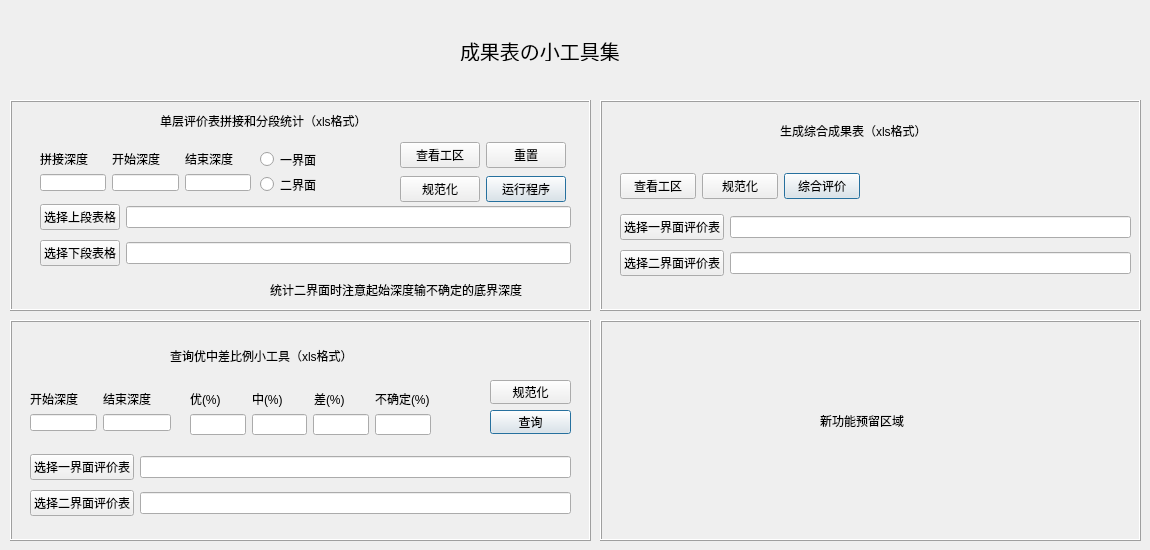
    <widget class="QWidget" name="tab_10">
     <attribute name="title">
      <string>成果表工具集</string>
     </attribute>
     <widget class="QLabel" name="label_135">
      <property name="geometry">
       <rect>
        <x>460</x>
        <y>40</y>
        <width>171</width>
        <height>21</height>
       </rect>
      </property>
      <property name="font">
       <font>
        <family>黑体</family>
        <pointsize>15</pointsize>
        <weight>50</weight>
        <italic>false</italic>
        <bold>false</bold>
       </font>
      </property>
      <property name="styleSheet">
       <string notr="true">font: 15pt &quot;黑体&quot;;</string>
      </property>
      <property name="text">
       <string>成果表の小工具集</string>
      </property>
     </widget>
     <widget class="QFrame" name="frame_10">
      <property name="geometry">
       <rect>
        <x>10</x>
        <y>100</y>
        <width>581</width>
        <height>211</height>
       </rect>
      </property>
      <property name="frameShape">
       <enum>QFrame::Box</enum>
      </property>
      <property name="frameShadow">
       <enum>QFrame::Raised</enum>
      </property>
      <widget class="QLabel" name="label_113">
       <property name="geometry">
        <rect>
         <x>150</x>
         <y>10</y>
         <width>281</width>
         <height>21</height>
        </rect>
       </property>
       <property name="styleSheet">
        <string notr="true">font: 12pt &quot;黑体&quot;;</string>
       </property>
       <property name="text">
        <string>单层评价表拼接和分段统计（xls格式）</string>
       </property>
       <property name="textFormat">
        <enum>Qt::PlainText</enum>
       </property>
      </widget>
      <widget class="QWidget" name="layoutWidget_19">
       <property name="geometry">
        <rect>
         <x>30</x>
         <y>100</y>
         <width>531</width>
         <height>70</height>
        </rect>
       </property>
       <layout class="QGridLayout" name="gridLayout_8">
        <item row="0" column="1">
         <widget class="QLineEdit" name="lineEdit_48"/>
        </item>
        <item row="1" column="0">
         <widget class="QPushButton" name="pushButton_10">
          <property name="text">
           <string>选择下段表格</string>
          </property>
         </widget>
        </item>
        <item row="0" column="0">
         <widget class="QPushButton" name="pushButton_9">
          <property name="text">
           <string>选择上段表格</string>
          </property>
         </widget>
        </item>
        <item row="1" column="1">
         <widget class="QLineEdit" name="lineEdit_52"/>
        </item>
       </layout>
      </widget>
      <widget class="QWidget" name="layoutWidget_20">
       <property name="geometry">
        <rect>
         <x>250</x>
         <y>50</y>
         <width>67</width>
         <height>44</height>
        </rect>
       </property>
       <layout class="QGridLayout" name="gridLayout_19">
        <item row="0" column="0">
         <widget class="QRadioButton" name="radioButton">
          <property name="text">
           <string>一界面</string>
          </property>
         </widget>
        </item>
        <item row="1" column="0">
         <widget class="QRadioButton" name="radioButton_2">
          <property name="text">
           <string>二界面</string>
          </property>
         </widget>
        </item>
       </layout>
      </widget>
      <widget class="QWidget" name="layoutWidget_21">
       <property name="geometry">
        <rect>
         <x>30</x>
         <y>50</y>
         <width>211</width>
         <height>41</height>
        </rect>
       </property>
       <layout class="QGridLayout" name="gridLayout_20">
        <item row="0" column="0">
         <widget class="QLabel" name="label">
          <property name="text">
           <string>拼接深度</string>
          </property>
         </widget>
        </item>
        <item row="0" column="1">
         <widget class="QLabel" name="label_98">
          <property name="text">
           <string>开始深度</string>
          </property>
         </widget>
        </item>
        <item row="0" column="2">
         <widget class="QLabel" name="label_99">
          <property name="text">
           <string>结束深度</string>
          </property>
         </widget>
        </item>
        <item row="1" column="0">
         <widget class="QLineEdit" name="lineEdit_45"/>
        </item>
        <item row="1" column="1">
         <widget class="QLineEdit" name="lineEdit_46"/>
        </item>
        <item row="1" column="2">
         <widget class="QLineEdit" name="lineEdit_47"/>
        </item>
       </layout>
      </widget>
      <widget class="QWidget" name="layoutWidget_22">
       <property name="geometry">
        <rect>
         <x>390</x>
         <y>40</y>
         <width>166</width>
         <height>66</height>
        </rect>
       </property>
       <layout class="QGridLayout" name="gridLayout_22">
        <item row="0" column="0">
         <widget class="QPushButton" name="pushButton_52">
          <property name="styleSheet">
           <string notr="true">font: 10pt &quot;黑体&quot;;</string>
          </property>
          <property name="text">
           <string>查看工区</string>
          </property>
          <property name="iconSize">
           <size>
            <width>100</width>
            <height>100</height>
           </size>
          </property>
          <property name="checkable">
           <bool>false</bool>
          </property>
          <property name="checked">
           <bool>false</bool>
          </property>
          <property name="autoRepeat">
           <bool>false</bool>
          </property>
          <property name="default">
           <bool>false</bool>
          </property>
          <property name="flat">
           <bool>false</bool>
          </property>
         </widget>
        </item>
        <item row="0" column="1">
         <widget class="QPushButton" name="pushButton_29">
          <property name="text">
           <string>重置</string>
          </property>
         </widget>
        </item>
        <item row="1" column="0">
         <widget class="QPushButton" name="pushButton_27">
          <property name="text">
           <string>规范化</string>
          </property>
         </widget>
        </item>
        <item row="1" column="1">
         <widget class="QPushButton" name="pushButton_14">
          <property name="text">
           <string>运行程序</string>
          </property>
          <property name="autoDefault">
           <bool>false</bool>
          </property>
          <property name="default">
           <bool>true</bool>
          </property>
         </widget>
        </item>
       </layout>
      </widget>
      <widget class="QLabel" name="label_125">
       <property name="geometry">
        <rect>
         <x>260</x>
         <y>180</y>
         <width>301</width>
         <height>20</height>
        </rect>
       </property>
       <property name="text">
        <string>统计二界面时注意起始深度输不确定的底界深度</string>
       </property>
      </widget>
     </widget>
     <widget class="QFrame" name="frame_22">
      <property name="geometry">
       <rect>
        <x>10</x>
        <y>320</y>
        <width>581</width>
        <height>221</height>
       </rect>
      </property>
      <property name="frameShape">
       <enum>QFrame::Box</enum>
      </property>
      <property name="frameShadow">
       <enum>QFrame::Raised</enum>
      </property>
      <widget class="QWidget" name="layoutWidget_14">
       <property name="geometry">
        <rect>
         <x>20</x>
         <y>130</y>
         <width>541</width>
         <height>70</height>
        </rect>
       </property>
       <property name="styleSheet">
        <string notr="true">font: 10pt &quot;黑体&quot;;</string>
       </property>
       <layout class="QGridLayout" name="gridLayout_42">
        <item row="1" column="1">
         <widget class="QLineEdit" name="lineEdit_76">
          <property name="styleSheet">
           <string notr="true">font: 10pt &quot;黑体&quot;;</string>
          </property>
         </widget>
        </item>
        <item row="0" column="0">
         <widget class="QPushButton" name="pushButton_59">
          <property name="styleSheet">
           <string notr="true">font: 10pt &quot;黑体&quot;;</string>
          </property>
          <property name="text">
           <string>选择一界面评价表</string>
          </property>
         </widget>
        </item>
        <item row="0" column="1">
         <widget class="QLineEdit" name="lineEdit_77">
          <property name="styleSheet">
           <string notr="true">font: 10pt &quot;黑体&quot;;</string>
          </property>
         </widget>
        </item>
        <item row="1" column="0">
         <widget class="QPushButton" name="pushButton_60">
          <property name="styleSheet">
           <string notr="true">font: 10pt &quot;黑体&quot;;</string>
          </property>
          <property name="text">
           <string>选择二界面评价表</string>
          </property>
         </widget>
        </item>
       </layout>
      </widget>
      <widget class="QLabel" name="label_137">
       <property name="geometry">
        <rect>
         <x>160</x>
         <y>20</y>
         <width>271</width>
         <height>31</height>
        </rect>
       </property>
       <property name="styleSheet">
        <string notr="true">font: 12pt &quot;黑体&quot;;</string>
       </property>
       <property name="text">
        <string>查询优中差比例小工具（xls格式）</string>
       </property>
       <property name="textFormat">
        <enum>Qt::PlainText</enum>
       </property>
      </widget>
      <widget class="QWidget" name="layoutWidget_17">
       <property name="geometry">
        <rect>
         <x>20</x>
         <y>70</y>
         <width>141</width>
         <height>41</height>
        </rect>
       </property>
       <layout class="QGridLayout" name="gridLayout_44">
        <item row="0" column="0">
         <widget class="QLabel" name="label_141">
          <property name="styleSheet">
           <string notr="true">font: 10pt &quot;黑体&quot;;</string>
          </property>
          <property name="text">
           <string>开始深度</string>
          </property>
         </widget>
        </item>
        <item row="0" column="1">
         <widget class="QLabel" name="label_142">
          <property name="styleSheet">
           <string notr="true">font: 10pt &quot;黑体&quot;;</string>
          </property>
          <property name="text">
           <string>结束深度</string>
          </property>
         </widget>
        </item>
        <item row="1" column="0">
         <widget class="QLineEdit" name="lineEdit_78">
          <property name="styleSheet">
           <string notr="true">font: 10pt &quot;黑体&quot;;</string>
          </property>
         </widget>
        </item>
        <item row="1" column="1">
         <widget class="QLineEdit" name="lineEdit_79">
          <property name="styleSheet">
           <string notr="true">font: 10pt &quot;黑体&quot;;</string>
          </property>
         </widget>
        </item>
       </layout>
      </widget>
      <widget class="QWidget" name="layoutWidget">
       <property name="geometry">
        <rect>
         <x>480</x>
         <y>60</y>
         <width>81</width>
         <height>54</height>
        </rect>
       </property>
       <layout class="QGridLayout" name="gridLayout_17">
        <item row="1" column="1">
         <widget class="QPushButton" name="pushButton_61">
          <property name="styleSheet">
           <string notr="true">font: 10pt &quot;黑体&quot;;</string>
          </property>
          <property name="text">
           <string>查询</string>
          </property>
          <property name="autoDefault">
           <bool>false</bool>
          </property>
          <property name="default">
           <bool>true</bool>
          </property>
         </widget>
        </item>
        <item row="0" column="1">
         <widget class="QPushButton" name="pushButton_66">
          <property name="text">
           <string>规范化</string>
          </property>
         </widget>
        </item>
       </layout>
      </widget>
      <widget class="QWidget" name="">
       <property name="geometry">
        <rect>
         <x>180</x>
         <y>70</y>
         <width>241</width>
         <height>45</height>
        </rect>
       </property>
       <layout class="QGridLayout" name="gridLayout_50">
        <item row="0" column="0">
         <layout class="QGridLayout" name="gridLayout_43">
          <item row="0" column="0">
           <widget class="QLabel" name="label_26">
            <property name="styleSheet">
             <string notr="true">font: 10pt &quot;黑体&quot;;</string>
            </property>
            <property name="text">
             <string>优(%)</string>
            </property>
           </widget>
          </item>
          <item row="0" column="1">
           <widget class="QLabel" name="label_138">
            <property name="styleSheet">
             <string notr="true">font: 10pt &quot;黑体&quot;;</string>
            </property>
            <property name="text">
             <string>中(%)</string>
            </property>
           </widget>
          </item>
          <item row="0" column="2">
           <widget class="QLabel" name="label_139">
            <property name="styleSheet">
             <string notr="true">font: 10pt &quot;黑体&quot;;</string>
            </property>
            <property name="text">
             <string>差(%)</string>
            </property>
           </widget>
          </item>
          <item row="0" column="3">
           <widget class="QLabel" name="label_140">
            <property name="styleSheet">
             <string notr="true">font: 10pt &quot;黑体&quot;;</string>
            </property>
            <property name="text">
             <string>不确定(%)</string>
            </property>
           </widget>
          </item>
         </layout>
        </item>
        <item row="1" column="0">
         <layout class="QGridLayout" name="gridLayout_45">
          <item row="0" column="2">
           <widget class="QLineEdit" name="lineEdit_80">
            <property name="styleSheet">
             <string notr="true">font: 10pt &quot;黑体&quot;;</string>
            </property>
           </widget>
          </item>
          <item row="0" column="1">
           <widget class="QLineEdit" name="lineEdit_81">
            <property name="styleSheet">
             <string notr="true">font: 10pt &quot;黑体&quot;;</string>
            </property>
           </widget>
          </item>
          <item row="0" column="3">
           <widget class="QLineEdit" name="lineEdit_82">
            <property name="styleSheet">
             <string notr="true">font: 10pt &quot;黑体&quot;;</string>
            </property>
           </widget>
          </item>
          <item row="0" column="0">
           <widget class="QLineEdit" name="lineEdit_83">
            <property name="styleSheet">
             <string notr="true">font: 10pt &quot;黑体&quot;;</string>
            </property>
           </widget>
          </item>
         </layout>
        </item>
       </layout>
      </widget>
     </widget>
     <widget class="QFrame" name="frame_23">
      <property name="geometry">
       <rect>
        <x>600</x>
        <y>100</y>
        <width>541</width>
        <height>211</height>
       </rect>
      </property>
      <property name="frameShape">
       <enum>QFrame::Box</enum>
      </property>
      <property name="frameShadow">
       <enum>QFrame::Raised</enum>
      </property>
      <widget class="QWidget" name="layoutWidget_8">
       <property name="geometry">
        <rect>
         <x>20</x>
         <y>110</y>
         <width>511</width>
         <height>70</height>
        </rect>
       </property>
       <property name="styleSheet">
        <string notr="true">font: 10pt &quot;黑体&quot;;</string>
       </property>
       <layout class="QGridLayout" name="gridLayout_41">
        <item row="1" column="1">
         <widget class="QLineEdit" name="lineEdit_73">
          <property name="styleSheet">
           <string notr="true">font: 10pt &quot;黑体&quot;;</string>
          </property>
         </widget>
        </item>
        <item row="0" column="0">
         <widget class="QPushButton" name="pushButton_54">
          <property name="styleSheet">
           <string notr="true">font: 10pt &quot;黑体&quot;;</string>
          </property>
          <property name="text">
           <string>选择一界面评价表</string>
          </property>
         </widget>
        </item>
        <item row="0" column="1">
         <widget class="QLineEdit" name="lineEdit_75">
          <property name="styleSheet">
           <string notr="true">font: 10pt &quot;黑体&quot;;</string>
          </property>
         </widget>
        </item>
        <item row="1" column="0">
         <widget class="QPushButton" name="pushButton_55">
          <property name="styleSheet">
           <string notr="true">font: 10pt &quot;黑体&quot;;</string>
          </property>
          <property name="text">
           <string>选择二界面评价表</string>
          </property>
         </widget>
        </item>
       </layout>
      </widget>
      <widget class="QWidget" name="layoutWidget_11">
       <property name="geometry">
        <rect>
         <x>20</x>
         <y>70</y>
         <width>240</width>
         <height>32</height>
        </rect>
       </property>
       <layout class="QGridLayout" name="gridLayout_2">
        <item row="0" column="0">
         <widget class="QPushButton" name="pushButton_56">
          <property name="styleSheet">
           <string notr="true">font: 10pt &quot;黑体&quot;;</string>
          </property>
          <property name="text">
           <string>查看工区</string>
          </property>
          <property name="iconSize">
           <size>
            <width>100</width>
            <height>100</height>
           </size>
          </property>
          <property name="checkable">
           <bool>false</bool>
          </property>
          <property name="checked">
           <bool>false</bool>
          </property>
          <property name="autoRepeat">
           <bool>false</bool>
          </property>
          <property name="default">
           <bool>false</bool>
          </property>
          <property name="flat">
           <bool>false</bool>
          </property>
         </widget>
        </item>
        <item row="0" column="1">
         <widget class="QPushButton" name="pushButton_57">
          <property name="styleSheet">
           <string notr="true">font: 10pt &quot;黑体&quot;;</string>
          </property>
          <property name="text">
           <string>规范化</string>
          </property>
         </widget>
        </item>
        <item row="0" column="2">
         <widget class="QPushButton" name="pushButton_58">
          <property name="styleSheet">
           <string notr="true">font: 10pt &quot;黑体&quot;;</string>
          </property>
          <property name="text">
           <string>综合评价</string>
          </property>
          <property name="autoDefault">
           <bool>false</bool>
          </property>
          <property name="default">
           <bool>true</bool>
          </property>
         </widget>
        </item>
       </layout>
      </widget>
      <widget class="QLabel" name="label_136">
       <property name="geometry">
        <rect>
         <x>180</x>
         <y>10</y>
         <width>211</width>
         <height>41</height>
        </rect>
       </property>
       <property name="styleSheet">
        <string notr="true">font: 12pt &quot;黑体&quot;;</string>
       </property>
       <property name="text">
        <string>生成综合成果表（xls格式）</string>
       </property>
       <property name="textFormat">
        <enum>Qt::PlainText</enum>
       </property>
      </widget>
     </widget>
     <widget class="QFrame" name="frame_24">
      <property name="geometry">
       <rect>
        <x>600</x>
        <y>320</y>
        <width>541</width>
        <height>221</height>
       </rect>
      </property>
      <property name="frameShape">
       <enum>QFrame::Box</enum>
      </property>
      <property name="frameShadow">
       <enum>QFrame::Raised</enum>
      </property>
      <widget class="QLabel" name="label_143">
       <property name="geometry">
        <rect>
         <x>220</x>
         <y>90</y>
         <width>121</width>
         <height>21</height>
        </rect>
       </property>
       <property name="styleSheet">
        <string notr="true">font: 12pt &quot;黑体&quot;;</string>
       </property>
       <property name="text">
        <string>新功能预留区域</string>
       </property>
       <property name="textFormat">
        <enum>Qt::PlainText</enum>
       </property>
      </widget>
     </widget>
    </widget>
